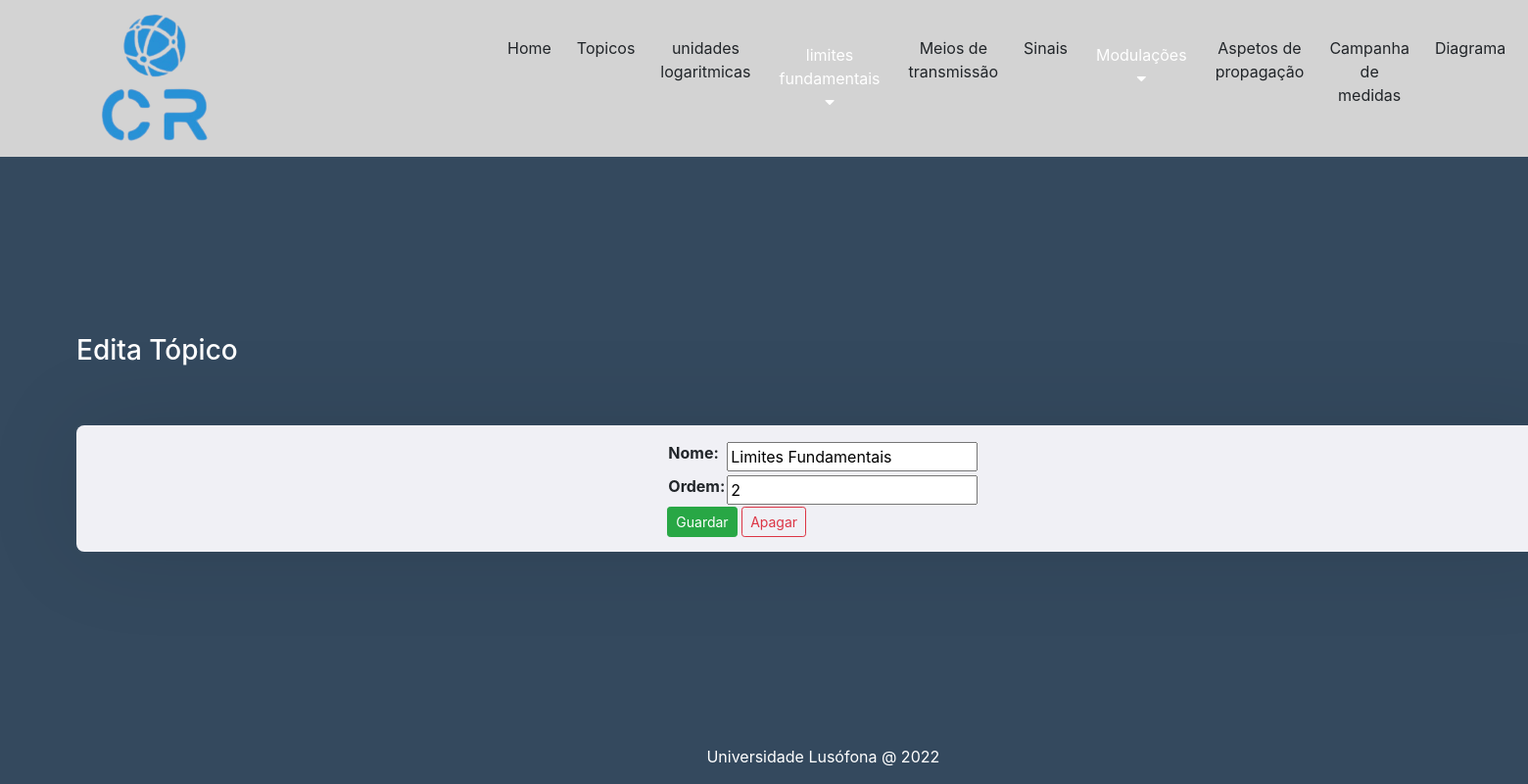
Before: /edita_topico/1 with the older database file.
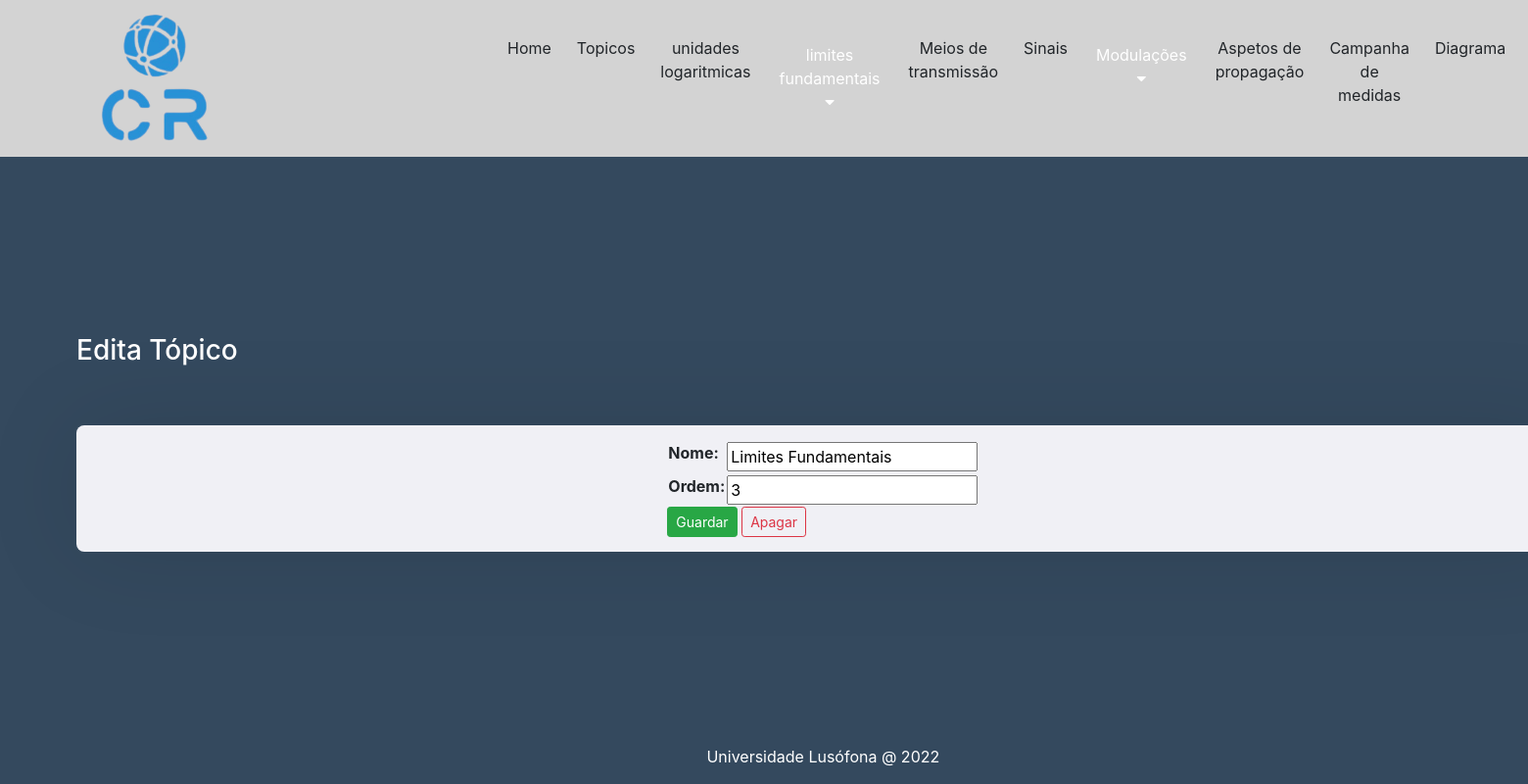
After: the same page with the newer database file.
### core/models.py (models this page shows, shortened)
class Topico(models.Model):
    nome = models.CharField(max_length=50)
    ordem = models.IntegerField()

### core/views.py (the view)
# urls.py: path("edita_topico/<int:topico_id>", views.edita_topico_view, name='edita_topico'),
def edita_topico_view(request, topico_id):
    topico = Topico.objects.get(id=topico_id)
    topico_form = TopicoForm(request.POST or None, instance=topico)
    if request.method == "POST" and topico_form.is_valid():
        topico_form.save()
        return redirect('core:edita_topicos')
    context = {'topico_form':topico_form, 'topico_id':topico_id}
    return render(request, 'core/edita_topico.html', context)

### core/forms.py
class TopicoForm(ModelForm):
    class Meta:
        model = Topico
        fields = '__all__'

### templates/core/edita_topico.html (shortened to what this page needs)
{% extends "layout.html" %}
{% block main %}
    <h3>Edita Tópico</h3>
    <div class="caixa">
        <form action="{% url 'core:edita_topico' topico_id %}" method="POST">
        <table>
            {{topico_form}}
        </table>
        <input type="submit" class="btn btn-success  btn-sm" value="Guardar">
        <a href="{% url 'core:apaga_topico' topico_id %}" class="btn btn-outline-danger btn-sm">Apagar</a>
        </form>
    </div>
{% endblock main %}

Changed rows visible on the page:
changed Topico "Limites Fundamentais": ordem "2" → "3"
